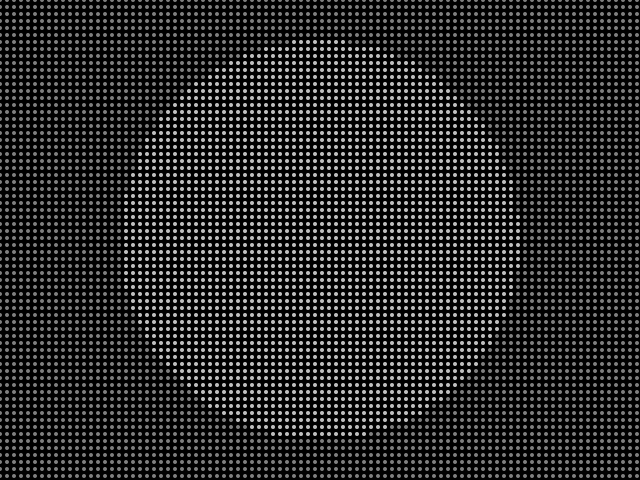
Frame 1 (no input)
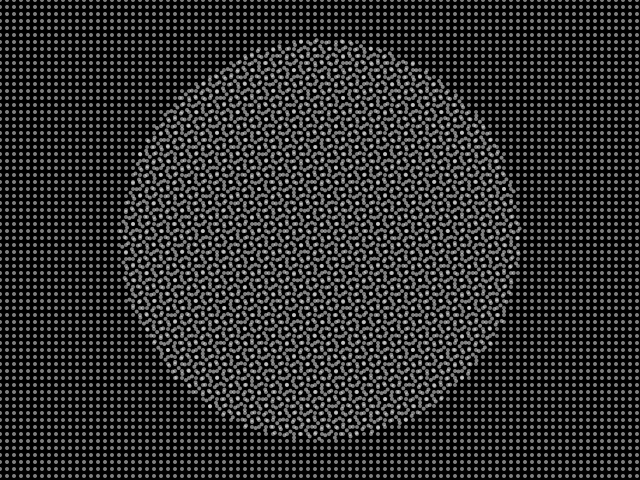
Frame 60 (the mouse pressed at the canvas centre just before this capture)
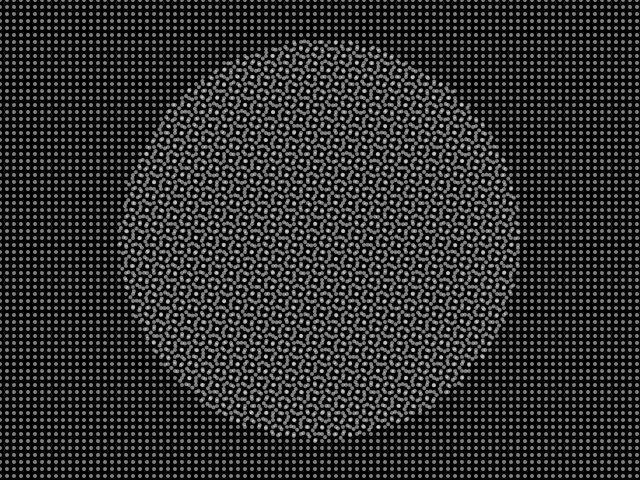
Frame 120 (the mouse held since frame 60 and released just before this capture)

The Processing sketch that drew these frames (run headless with seeded random() and noise(); from frame 60 on, the mouse is pressed at the canvas centre):

// Processing sketch: Felix_2
// ── Felix_2.pde
color bgColor = #000000;
color moireColor = color(255, 127);//#FFFFFF;
 
int diameter = 4;
int interval = diameter + 3;
int moireSize = 200;
 
PVector c;
Moire p;
boolean record;
 
void setup () {
  size(640, 480);
  colorMode(HSB, 359, 99, 99);
  smooth();
 
  c = new PVector(width/2, height/2);
  p = new Moire(c, diameter, 0);
}
 
 
void draw () {
  background(bgColor);
 
  for(int i = 0; i <= width; i+= interval){
    for(int j = 0; j <= height; j+= interval){
      displayBg(i, j);
      p.updateMoire(i, j);
    }
  }
  p.rotateMoire();
}
 
 
void displayBg(int i, int j) {
  noStroke();
  fill(moireColor);
  ellipse(i, j, diameter, diameter);
}

class Moire {
  PVector center;
  PVector domain;
  float theta;
 
 
  Moire(PVector c, int diameter, float begin) {
    center = c;
    diameter = diameter;
    theta = begin;
  }
 
  void updateMoire (int i, int j) {
    domain = new PVector(i, j);
    float d = PVector.dist(center, domain);
    if(d < moireSize) {
      calcMoire(domain);
    }
  }
 
 
  void calcMoire (PVector domain) {
    float x= domain.x - center.x;
    float y = domain.y - center.y;
 
    pushMatrix();
    translate(center.x, center.y);   
    rotate(radians(theta));
    displayMoire(x, y);
    popMatrix();
 
  }
 
  void displayMoire(float x, float y) {
    noStroke();
    fill(moireColor);
    ellipse(x, y, diameter, diameter);
  }
 
  float rotateMoire() {
    return theta++;
  }
 
}
